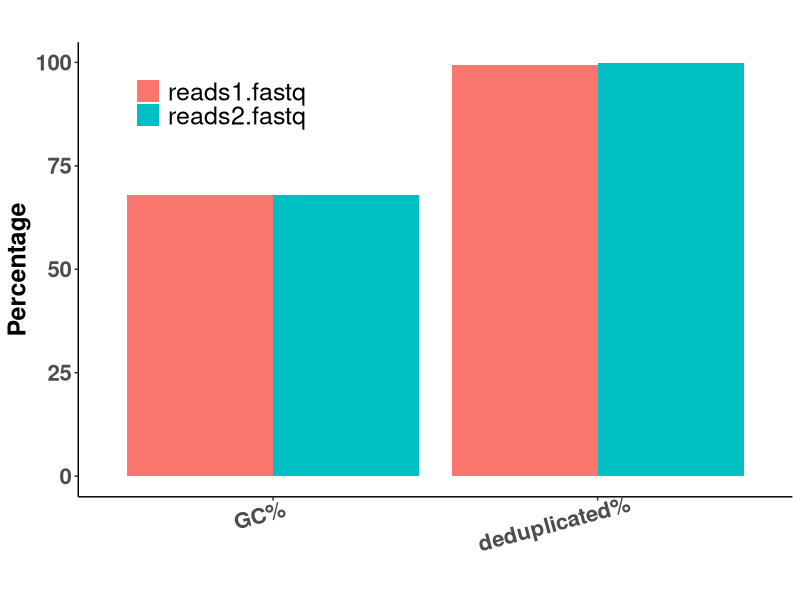
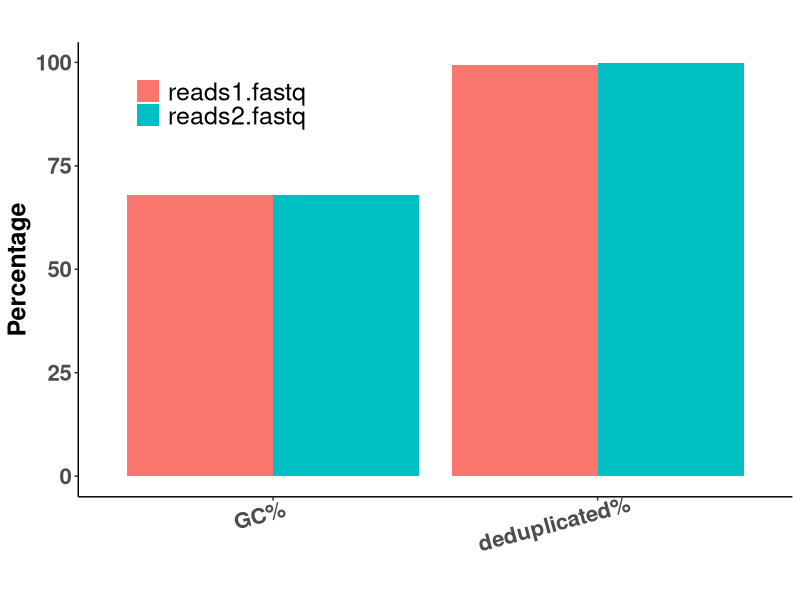

R code for these plots, in order:
## ---- chunk 1
knitr::opts_knit$set(root.dir=normalizePath('../'))
knitr::opts_chunk$set(warning=FALSE, message=FALSE, error=FALSE, echo=TRUE)
## ---- chunk 2

library(tidyr)

res <- read.delim("output/multiqc_data/multiqc_fastqc.txt")

df <- gather(res[, c("Filename", "X.GC", "total_deduplicated_percentage")], key="stat", value="value", 2:3)
## ---- chunk 3
library(ggplot2)
fsize=18
df$stat <- factor(df$stat, levels = c( "X.GC", "total_deduplicated_percentage"),
                    labels =c( "GC%", "deduplicated%"))


p <- ggplot(df, aes(x=stat, y=value, fill=Filename)) +
    geom_bar(stat="identity", position=position_dodge()) +
    xlab("") +
    ylab("Percentage") +
    ggtitle("") +
    theme_classic() +
    labs(fill = "") +
    #scale_y_continuous(limits = c(-0.01, 1)) +
    theme(plot.title = element_text(size=20, face = "bold"), 
          axis.text=element_text(size=16, face="bold"),
          strip.text.x = element_text(size = 16, face = "bold"),
          axis.title=element_text(size=fsize, face="bold"),
          axis.text.x = element_text(angle = 15, hjust=0.8),
          legend.position = c(0.2, 0.9), 
          legend.title = element_text(size=fsize, face="bold"),
          legend.text = element_text(size=fsize))
p

png("graphs/figure1.png", width = 480, height= 480)
p
dev.off()
